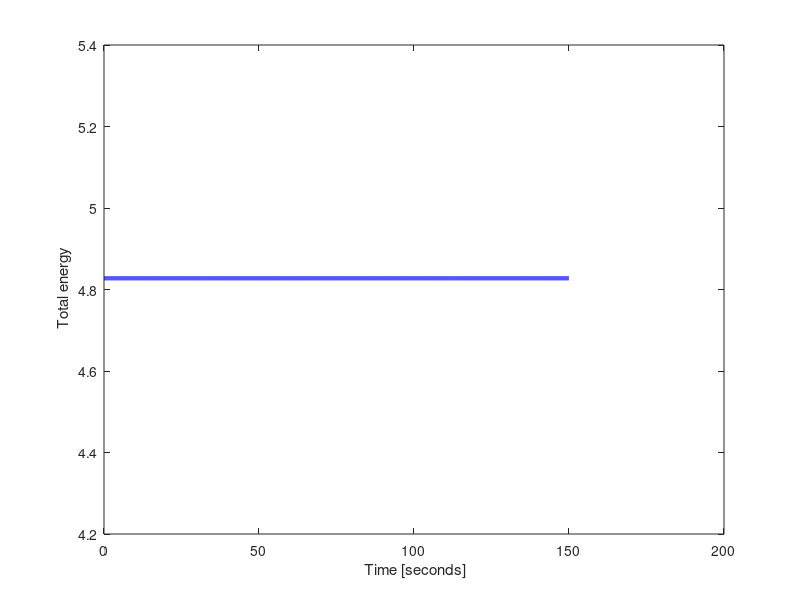

Here is the MATLAB script that generated this plot:
% Direct time integration of pin-pin prestressed wire.  Trapezoidal rule.
function wireFEM3
L=7;% length of the wire
P=0.9;% prestressing force
mu= 80;% mass density per unit length
N=59;% number of nodes
%     The wire is simply supported: the first and the last node
N_f = N-2; % number of free degrees of freedom
x = linspace(0, L, N);% Array of node coordinates
conn= [(1:(N-1))',(2:(N))'];% Element definitions (connectivity)
% Degree-of-freedom numbers: the free dofs first, followed by all the fixed
node2dof = [N-1,(1:(N-2)),N]';% Remember: first and last node are pinned
% Mapping degrees of freedom to nodes
dof2node(node2dof) =(1:N)';
% Mapping of free degrees of freedom to nodes
freedof2node= dof2node(1:N_f);
    
% These arrays are indexed by the degree of freedom number.
w0 = zeros(N_f,1);% Initial condition: zero displacement
v0 = w0; v0(node2dof(floor(N/2)+1)) = 1;% Initial spike in velocity at the middle

% Compute the global stiffness and mass matrix of the structure
Kg=zeros(N_f,N_f);
Mg=zeros(N_f,N_f);
for e=1:size(conn,1) % loop over all elements
    h =x(conn(e,2))-x(conn(e,1)); % length of the element
    Ke =P/h*[1,-1;-1,1]; % element stiffness matrix
    Me =mu*h/2*[1,0;0,1]; % lumped element stiffness matrix
    edofs =node2dof(conn(e,:)); % element degree-of-freedom array
    for r=1:size(Ke,1) % loop over the rows of the element matrix
        i=edofs(r);
        if (i<=N_f) % is this a free degree of freedom?
            for c=1:size(Ke,2) % loop over the columns of the element matrix
                j=edofs(c);
                if (j<=N_f) % is this a free degree of freedom?
                    Kg(i,j)=Kg(i,j)+Ke(r,c);  % assemble stiffness
                    Mg(i,j)=Mg(i,j)+Me(r,c);  % assemble mass
                end
            end
        end
    end
end
% This is the right-hand side function for the Matlab integrator
function rhs =f(t,y)
    W=y(1:N_f); V=y(N_f+1:end);%extract from the solution vector
    rhs= [V;-Kg*W];
end
 
% The trapezoidal-rule integrator
 function [ts,ys] = trapezoidal(nsteps,tspan,w0,v0)
    ts= zeros(nsteps, 1);% preallocate the time
    ys = zeros(2*N_f,nsteps);% preallocate the output
    dt = (tspan(2)-tspan(1))/nsteps; %compute the time step
    t =tspan(1);% initialize the time
    for i=1:nsteps
        ts(i) =t;% save the time 
        ys(1:N_f,i) =w0; ys(N_f+1:end,i) =v0;% save the solution
        % update the velocity
        v1=(Mg+((dt/2)^2)*Kg)\((Mg-((dt/2)^2)*Kg)*v0-dt*Kg*w0);
        w1=w0+dt/2*(v0+v1);% update the displacement
        w0=w1;v0=v1;% store the solution for the next step
        t=t+dt;% update the time
    end
    ys=ys';% transpose as that format is expected from the output
end
%   Now call the integrator 
[ts,ys]=trapezoidal(3000,[0, 150],w0,v0);
% Plotting
function plot_history_surface(ts, ys)
    nsteps=length(ts);
    W=zeros(nsteps,N);
    W(:,freedof2node)= ys(:,1:N_f);
    surf(ts,x,W', 'FaceColor', 'interp', 'EdgeColor', 'none');
    hold on;
    camlight headlight ;
    contour3(ts,x,W', 10, 'k-');
    xlabel(' Time [seconds]')
    ylabel('Distance along the wire [length]')
    zlabel('Deflection [length]')
end
function plot_history_animation(ts,ys)
    nsteps=length(ts);
    vmin=min(min(ys(:,1:N_f)));
    vmax=max(max(ys(:,1:N_f)));
    for j=1:nsteps
        W=zeros(N,1);
        W(freedof2node)= ys(j,1:N_f)';
        plot(x,W);
        axis([0 L vmin vmax]);
        xlabel('Distance along the wire [length]')
        ylabel('Deflection [length]')
        left_handed_axes
        pause(1/N_f^2);
    end
end
function ke=history_kinetic_energy(ts,ys)
    nsteps=length(ts);
    nt=round(size(ys,2)/2);
    ke= 0*ts;
    for j=1:nsteps
        V=ys(j,nt+1:end);
        ke(j) =V*Mg*V'/2;
    end
end
function pe=history_potential_energy(ts,ys)
    nsteps=length(ts);
    nt=round(size(ys,2)/2);
    pe= 0*ts;
    for j=1:nsteps
        W=ys(j,1:nt);
        pe(j) =W*Kg*W'/2;
    end
end
function plot_energy(ts,ys)
    ke=history_kinetic_energy(ts,ys);
    pe=history_potential_energy(ts,ys);
    set(gca,'FontSize', 14)
    plot(ts,pe+ke,'b-','linewidth', 3)
    xlabel(' Time [seconds]')
    ylabel(' Total energy')
end

%     plot_history_surface(ts,ys)
%         plot_history_animation(ts,ys)
plot_energy(ts,ys)
end